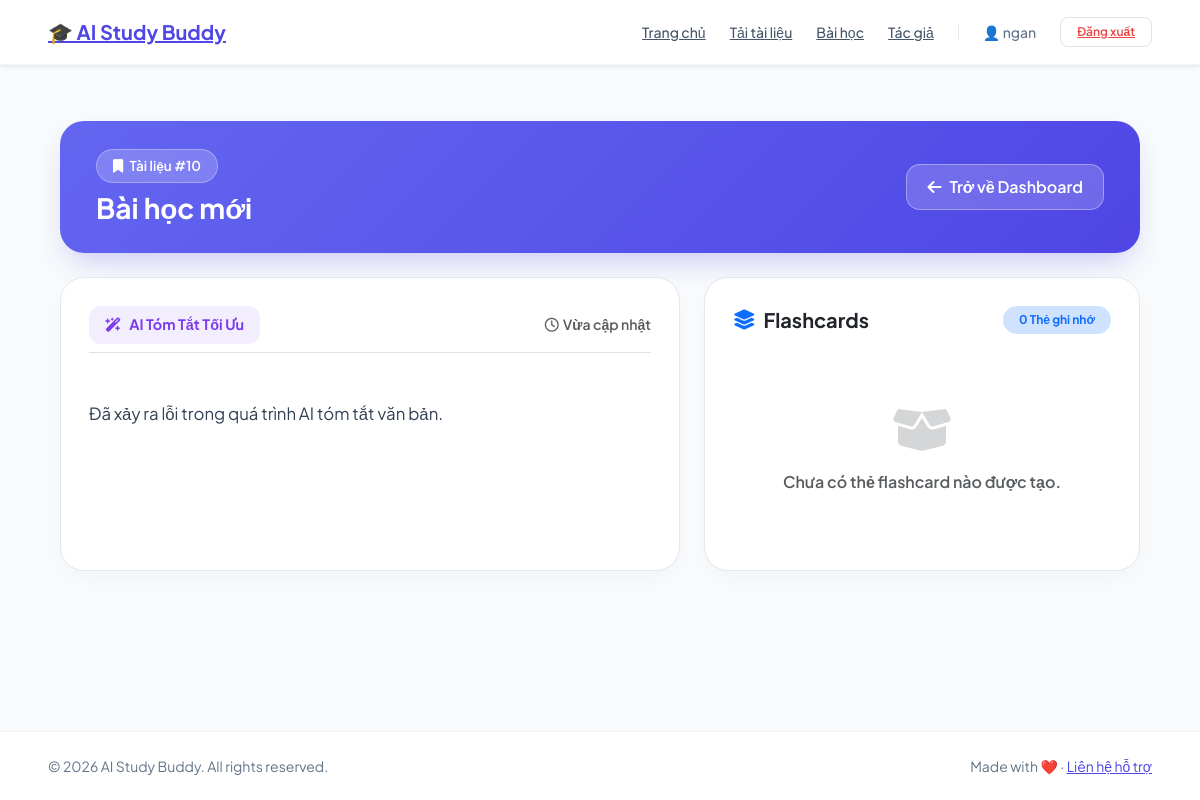
Screenshot of /document/10 (signed in) with the database file from the repository.
### app.py (models this page shows)
class Document(db.Model):
    id = db.Column(db.Integer, primary_key=True)
    title = db.Column(db.String(200), nullable=False)
    original_text = db.Column(db.Text, nullable=False)
    summary_text = db.Column(db.Text)
    user_id = db.Column(db.Integer, db.ForeignKey('user.id'), nullable=False)
    flashcards = db.relationship('Flashcard', backref='document', lazy=True)

### app.py (the view)
@app.route('/document/<int:doc_id>')
def view_document(doc_id):
    if 'user_id' not in session:
        flash("Vui lòng đăng nhập để xem nội dung tài liệu!", "warning")
        return redirect(url_for('login'))
    doc = Document.query.filter_by(id=doc_id, user_id=session['user_id']).first_or_404()
    return render_template('detail.html', doc=doc)

### templates/detail.html (shortened to what this page needs)
{% extends 'base.html' %}
{% block content %}
<link href="https://cdn.jsdelivr.net/npm/bootstrap@5.3.2/dist/css/bootstrap.min.css" rel="stylesheet">
<link rel="stylesheet" href="https://cdnjs.cloudflare.com/ajax/libs/font-awesome/6.4.0/css/all.min.css">
<div class="container py-4">
    <div class="hero-header mb-4 d-flex justify-content-between align-items-center flex-wrap gap-3">
        <div class="d-flex flex-column align-items-start gap-2">
            <span class="pill-badge">
                <i class="fa-solid fa-bookmark me-1"></i> Tài liệu #{{ doc.id }}
            </span>
            <h2 class="fw-bold m-0 text-white fs-3">{{ doc.title }}</h2>
        </div>
        <div>
            <a href="{{ url_for('dashboard') }}" class="btn-custom-back d-inline-flex align-items-center gap-2">
                <i class="fa-solid fa-arrow-left"></i> Trở về Dashboard
            </a>
        </div>
    </div>
    <div class="row g-4">
        <div class="col-lg-7">
            <div class="app-card">
                <div class="d-flex align-items-center justify-content-between mb-3 pb-2 border-bottom">
                    <div class="ai-header-tag">
                        <i class="fa-solid fa-wand-magic-sparkles"></i> AI Tóm Tắt Tối Ưu
                    </div>
                    <small class="text-muted fw-semibold"><i class="fa-regular fa-clock me-1"></i>Vừa cập nhật</small>
                </div>
                <div class="summary-text mt-3">
                    {{ doc.summary_text }}
                </div>
            </div>
        </div>
        <div class="col-lg-5">
            <div class="app-card">
                <div class="d-flex justify-content-between align-items-center mb-4">
                    <h5 class="fw-bold m-0 text-dark d-flex align-items-center gap-2">
                        <i class="fa-solid fa-layer-group text-primary"></i> Flashcards
                    </h5>
                    <span class="badge bg-primary-subtle text-primary fw-bold px-3 py-2 rounded-pill">
                        {{ doc.flashcards|length }} Thẻ ghi nhớ
                    </span>
                </div>
                {% if doc.flashcards %}
                    <div id="flashcardCarousel" class="carousel slide" data-bs-interval="false">
                        <div class="carousel-inner">
                            {% for card in doc.flashcards %}
                            <div class="carousel-item {% if loop.first %}active{% endif %}">
                                <div class="flashcard-stage" onclick="this.classList.toggle('flipped')">
                                    <div class="flashcard-3d">
                                        <div class="card-face card-face-front">
                                            <span class="badge bg-light text-primary border rounded-pill px-3 py-2 fw-bold">
                                                Câu hỏi {{ loop.index }} / {{ doc.flashcards|length }}
                                            </span>
                                            <div class="my-auto">
                                                <h5 class="fw-bold text-dark lh-base m-0">{{ card.question }}</h5>
                                            </div>
                                            <small class="text-muted fw-semibold"><i class="fa-solid fa-rotate me-1"></i> Bấm để lật xem đáp án</small>
                                        </div>
                                        <div class="card-face card-face-back">
                                            <span class="badge bg-white text-dark rounded-pill px-3 py-2 fw-bold">
                                                Đáp án chuẩn
                                            </span>
                                            <div class="my-auto">
                                                <p class="fs-5 fw-semibold m-0 lh-base">{{ card.answer }}</p>
                                            </div>
                                            <small class="text-white-50"><i class="fa-solid fa-rotate me-1"></i> Bấm để quay lại câu hỏi</small>
                                        </div>
                                    </div>
                                </div>
                            </div>
                            {% endfor %}
                        </div>
                        <div class="d-flex justify-content-between align-items-center mt-3 pt-2">
                            <button class="nav-btn" type="button" data-bs-target="#flashcardCarousel" data-bs-slide="prev">
                                <i class="fa-solid fa-arrow-left"></i>
                            </button>
                            <span class="text-muted fw-bold small">Chuyển thẻ câu hỏi</span>
                            <button class="nav-btn" type="button" data-bs-target="#flashcardCarousel" data-bs-slide="next">
                                <i class="fa-solid fa-arrow-right"></i>
                            </button>
                        </div>
                    </div>
                {% else %}
                    <div class="text-center py-5 text-muted">
                        <i class="fa-solid fa-box-open fa-3x mb-3 opacity-25"></i>
                        <p class="m-0 fw-semibold">Chưa có thẻ flashcard nào được tạo.</p>
                    </div>
                {% endif %}
            </div>
        </div>
    </div>
</div>
{% endblock %}

### templates/detail.html (style rules this page uses)
:root { --primary-gradient: linear-gradient(135deg, #6366f1 0%, #4f46e5 100%); --ai-gradient: linear-gradient(135deg, #8b5cf6 0%, #6366f1 100%); --card-bg: #ffffff; --body-bg: #f8fafc; }
body { font-family: 'Plus Jakarta Sans', sans-serif; background-color: var(--body-bg); color: #1e293b; }
.hero-header { background: var(--primary-gradient); border-radius: 24px; padding: 28px 36px; color: #ffffff; box-shadow: 0 15px 30px -10px rgba(79, 70, 229, 0.3); }
.pill-badge { background: rgba(255, 255, 255, 0.2); backdrop-filter: blur(10px); border: 1px solid rgba(255, 255, 255, 0.3); color: #ffffff; font-size: 0.85rem; font-weight: 600; padding: 6px 16px; border-radius: 50px; }
.btn-custom-back { background: rgba(255, 255, 255, 0.18); border: 1px solid rgba(255, 255, 255, 0.35); color: #ffffff; font-weight: 600; padding: 10px 20px; border-radius: 14px; text-decoration: none; transition: all 0.2s ease; }
.app-card { background: var(--card-bg); border-radius: 24px; border: 1px solid #e2e8f0; box-shadow: 0 8px 25px -5px rgba(0, 0, 0, 0.04); padding: 28px; height: 100%; }
.ai-header-tag { background: rgba(139, 92, 246, 0.1); color: #7c3aed; font-weight: 700; font-size: 0.9rem; padding: 8px 16px; border-radius: 12px; display: inline-flex; align-items: center; gap: 8px; }
.summary-text { color: #334155; font-size: 1.05rem; line-height: 1.8; white-space: pre-line; }

### rows the page displays
Document: id "10", title "Bài học mới", summary_text "Đã xảy ra lỗi trong quá trình AI tóm tắt văn bản."

### other values shown
{{ session.get('username') }} "ngan"
{{ doc.flashcards|length }} "0"
